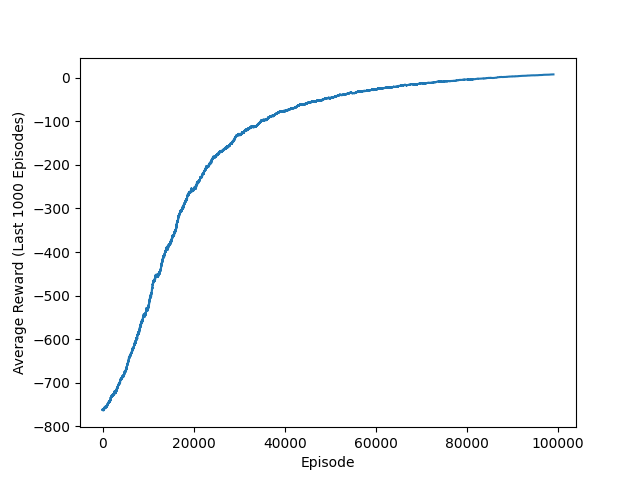

This figure's Python source:
import os
import pickle
from dataclasses import dataclass
from typing import Tuple

import gymnasium as gym
import matplotlib.pyplot as plt
import numpy as np


@dataclass
class Hyperparameters:
    learning_rate: float = 0.9
    discount_factor: float = 0.9
    initial_epsilon: float = 1.0
    epsilon: float = None
    decay_rate: float = 0.00001
    decay_type: str = "linear"

    def __post_init__(self):
        if self.epsilon is None:
            self.epsilon = self.initial_epsilon


def setup_environment(render: bool = False) -> gym.Env:
    return gym.make(
        "Taxi-v3",
        render_mode="human" if render else None,
    )


def initialize_q_table(
    env: gym.Env, file_path: str, is_training: bool = True
) -> np.ndarray:
    assert isinstance(
        env.observation_space, gym.spaces.Discrete
    ), "Observation space must be Discrete."
    assert isinstance(
        env.action_space, gym.spaces.Discrete
    ), "Action space must be Discrete."

    if is_training:
        return np.zeros((env.observation_space.n, env.action_space.n))
    else:
        with open(file_path, "rb") as f:
            return pickle.load(f)


def choose_action(
    q: np.ndarray,
    state: int,
    env: gym.Env,
    epsilon: float,
    rng: np.random.Generator,
    is_training: bool = True,
) -> int:
    if is_training and rng.random() < epsilon:
        return int(env.action_space.sample())
    else:
        return int(np.argmax(q[state, :]))


def update_q_value(
    q: np.ndarray,
    state: int,
    action: int,
    reward: float,
    next_state: int,
    hp: Hyperparameters,
) -> float:
    return q[state, action] + hp.learning_rate * (
        reward + hp.discount_factor * np.max(q[next_state, :]) - q[state, action]
    )


def run_episode(
    env: gym.Env,
    q: np.ndarray,
    hp: Hyperparameters,
    rng: np.random.Generator,
    is_training: bool = True,
) -> float:
    state = env.reset()[0]
    terminated = truncated = False
    episode_reward = 0.0

    while not terminated and not truncated:
        action = choose_action(q, state, env, hp.epsilon, rng, is_training)
        next_state, reward, terminated, truncated, _ = env.step(action)
        reward = float(reward)

        if is_training:
            q[state, action] = update_q_value(q, state, action, reward, next_state, hp)

        state = next_state
        episode_reward += reward

    return episode_reward


def decay_epsilon(hp: Hyperparameters, episode: int) -> float:
    if hp.decay_type == "exponential":
        return max(hp.initial_epsilon * np.exp(-hp.decay_rate * episode), 0.1)
    elif hp.decay_type == "linear":
        return max(hp.epsilon - hp.decay_rate, 0)
    else:
        raise ValueError("Invalid decay_type. Choose either 'linear' or 'exponential'.")


def plot_results(
    rewards_per_episode: np.ndarray, graph_resolution: int, plot_file_path: str
) -> None:
    rolling_avg_rewards = np.convolve(
        rewards_per_episode, np.ones(graph_resolution) / graph_resolution, mode="valid"
    )

    plt.plot(rolling_avg_rewards)
    plt.xlabel("Episode")
    plt.ylabel(f"Average Reward (Last {graph_resolution} Episodes)")
    plt.savefig(plot_file_path)
    plt.close()


def save_q_table(q: np.ndarray, file_path: str) -> None:
    with open(file_path, "wb") as f:
        pickle.dump(q, f)


def run(
    episodes: int,
    hp: Hyperparameters,
    save_table: str,
    save_plot: str,
    is_training: bool = True,
    render: bool = False,
    verbose: bool = True,
) -> Tuple[np.ndarray, np.ndarray]:
    current_directory = os.path.dirname(os.path.abspath(__file__))
    q_table_path = os.path.join(current_directory, save_table)
    plot_path = os.path.join(current_directory, save_plot)

    env = setup_environment(render)
    q = initialize_q_table(env, q_table_path, is_training)
    rng = np.random.default_rng()

    rewards_per_episode = np.zeros(episodes)
    graph_resolution = max(1, episodes // 100)

    for i in range(episodes):
        rewards_per_episode[i] = run_episode(env, q, hp, rng, is_training)
        hp.epsilon = decay_epsilon(hp, i)

        if (i + 1) % graph_resolution == 0 and verbose:
            print(
                f"Episode {i + 1}, Cumulative Successes: {np.sum(rewards_per_episode[:i + 1])}"
            )

    env.close()

    if is_training:
        plot_results(rewards_per_episode, graph_resolution, plot_path)
        save_q_table(q, q_table_path)

    return q, rewards_per_episode


if __name__ == "__main__":
    hp = Hyperparameters(
        learning_rate=0.9,
        discount_factor=0.9,
        initial_epsilon=1.0,
        decay_rate=0.00001,
        decay_type="linear",
    )

    q, rewards = run(
        100000,
        hp,
        save_table="qLearning.pkl",
        save_plot="qLearning.png",
        is_training=True,
        render=False,
        verbose=True,
    )

    """
    # For evaluation
    q, rewards = run(
        1,
        hp,
        save_table="qLearning.pkl",
        save_plot="qLearning.png",
        is_training=False,
        render=True,
        verbose=False,
    )
    """
